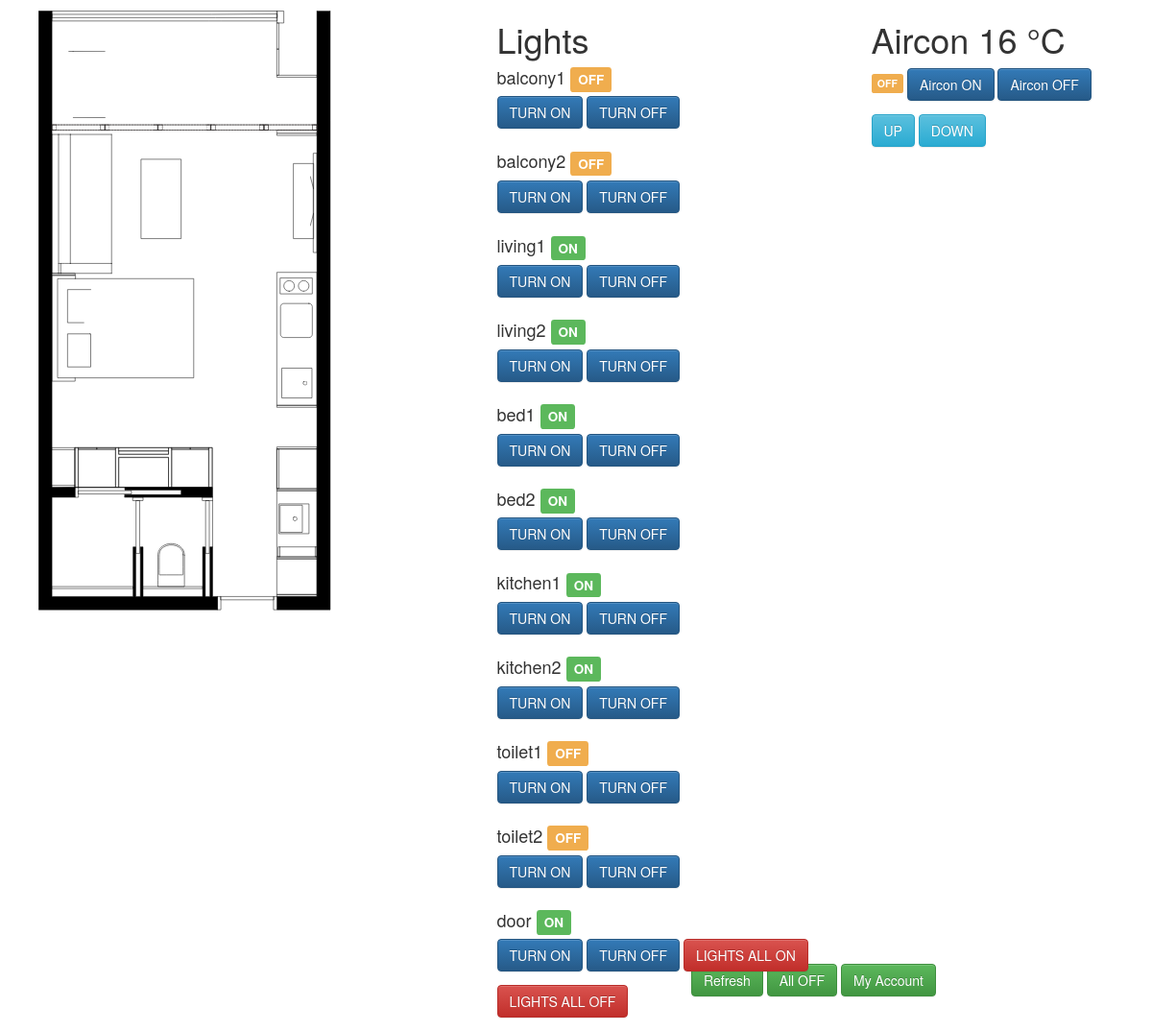
/indiv/, run on the app's committed database.
### BanyanApp/models.py (models this page shows, shortened)
class Light(models.Model):
    state = models.BooleanField(default=False)
    value = models.IntegerField(default=0, validators=[MaxValueValidator(100)])
    room = models.CharField(max_length=50)
    pin = models.IntegerField(default=0)

class Air(models.Model):
    state = models.BooleanField(default=False)
    value = models.IntegerField(default=0, validators=[MinValueValidator(16), MaxValueValidator(30)])
    room = models.CharField(max_length=50)
    pin = models.IntegerField(default=0)

### BanyanApp/views.py (the view, shortened to what this page needs)
# urls.py: url(r'^indiv/$', indiv),
def indiv(request):
    lights = Light.objects.all()
    air = Air.objects.all()[0]
    context = {"dict": {"lights":lights}, "air":air}
    return render(request, "indiv.html", context)

### templates/indiv.html (shortened to what this page needs)
{% extends 'application.html' %}
{% block content %}
<div id=menu>
  <a href="/indiv/">
    <input type="button" value="Refresh" class="btn btn-success">
  </a>
  <a href="/indiv/">
    <input type="button" value="All OFF" class="btn btn-success">
  </a>
  <a href="/indiv/">
    <input type="button" value="My Account" class="btn btn-success">
  </a>
</div>
<div class="content container">
  <div class="row">
    <div class="col-sm-5">
      <img src="/static/img/floorplan.svg" class="floorplan">
    </div>
    <div class="col-sm-4">
      {% for key,value in dict.items %}
        <h1> {{key|title}}</h1>
        {% for item in value %}
          <h4> {{item.room}}
          {% if item.state %}
            <span class="label label-success">ON</span>
          {% else %}
            <span class="label label-warning">OFF</span>
          {% endif %}
          </h4>
          <form action="/indiv/" method="post" class="inline">
            <input type="submit" value="TURN ON" class="btn btn-primary">
          </form>
          <form action="/indiv/" method="post" class="inline">
            <input type="submit" value="TURN OFF" class="btn btn-primary">
          </form>
        {% endfor %}
      {% endfor %}
      <form action="/indiv/" method="post" class="inline">
        <input type="submit" value="LIGHTS ALL ON" class="btn btn-danger">
      </form>
      <form action="/indiv/" method="post" class="inline">
        <input type="submit" value="LIGHTS ALL OFF" class="btn btn-danger">
      </form>
    </div>
    <div class="col-sm-3">
      <h1>Aircon {{air.value}} °C</h1>
      {% if air.state %}
        <span class="label label-success">ON</span>
      {% else %}
        <span class="label label-warning">OFF</span>
      {% endif %}
      <form action="/indiv/" method="post" class="inline">
        <input type="submit" value="Aircon ON" class="btn btn-primary">
      </form>
      <form action="/indiv/" method="post" class="inline">
        <input type="submit" value="Aircon OFF" class="btn btn-primary">
      </form>
      <form action="/indiv/" method="post" class="inline">
        <input type="submit" value="UP" class="btn btn-info">
      </form>
      <form action="/indiv/" method="post" class="inline">
        <input type="submit" value="DOWN" class="btn btn-info">
      </form>
    </div>
  </div>
</div>
{% endblock %}

### static/css/banyan.css (style rules this page uses)
body { font-family: 'Helvetica Neue', Helvetica, Arial, sans-serif; }
form.inline { display: inline-block; }
.floorplan { margin-left: 2%; margin-top: 2%; position: absolute; }
#menu { position: fixed; left: 60%; top: 100%; margin-top: -5em; }

### data on the page
Light: room "balcony1", state "OFF"
Light: room "balcony2", state "OFF"
Light: room "living1", state "ON"
Light: room "living2", state "ON"
Light: room "bed1", state "ON"
Light: room "bed2", state "ON"
Light: room "kitchen1", state "ON"
Light: room "kitchen2", state "ON"
Light: room "toilet1", state "OFF"
Light: room "toilet2", state "OFF"
Light: room "door", state "ON"
Air: value "16"

### other printed values
{{ key|title }} "Lights"
